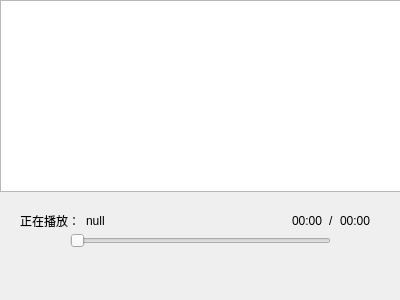
<?xml version="1.0" encoding="UTF-8"?>
<ui version="4.0">
 <class>Player</class>
 <widget class="QWidget" name="Player">
  <property name="geometry">
   <rect>
    <x>0</x>
    <y>0</y>
    <width>400</width>
    <height>300</height>
   </rect>
  </property>
  <property name="sizePolicy">
   <sizepolicy hsizetype="Preferred" vsizetype="Preferred">
    <horstretch>0</horstretch>
    <verstretch>0</verstretch>
   </sizepolicy>
  </property>
  <property name="minimumSize">
   <size>
    <width>400</width>
    <height>300</height>
   </size>
  </property>
  <property name="maximumSize">
   <size>
    <width>400</width>
    <height>300</height>
   </size>
  </property>
  <property name="windowTitle">
   <string>音乐播放器</string>
  </property>
  <widget class="QSlider" name="horizontalSlider">
   <property name="geometry">
    <rect>
     <x>70</x>
     <y>230</y>
     <width>261</width>
     <height>22</height>
    </rect>
   </property>
   <property name="styleSheet">
    <string notr="true">QSlider::groove:horizontal {   
    height: 6px;
    background: qlineargradient(x1: 0, y1: 0, x2: 0, y2: 1,                                         
                 stop: 0 rgb(124, 124, 124), stop: 1.0 rgb(72, 71, 71));
}
QSlider::handle:horizontal {
    border-image: url(:/bfq.png);
    width: 30px;
    height:10px;       
    margin: -11px px -11px 0px;      
}
QSlider::sub-page:horizontal{
    background:rgba(255, 85, 127,1);
}</string>
   </property>
   <property name="orientation">
    <enum>Qt::Horizontal</enum>
   </property>
  </widget>
  <widget class="QWidget" name="layoutWidget">
   <property name="geometry">
    <rect>
     <x>20</x>
     <y>210</y>
     <width>351</width>
     <height>22</height>
    </rect>
   </property>
   <layout class="QHBoxLayout" name="horizontalLayout">
    <item>
     <widget class="QLabel" name="label">
      <property name="text">
       <string>正在播放：</string>
      </property>
     </widget>
    </item>
    <item>
     <widget class="QLabel" name="current_music">
      <property name="text">
       <string>null</string>
      </property>
     </widget>
    </item>
    <item>
     <spacer name="horizontalSpacer">
      <property name="orientation">
       <enum>Qt::Horizontal</enum>
      </property>
      <property name="sizeHint" stdset="0">
       <size>
        <width>40</width>
        <height>20</height>
       </size>
      </property>
     </spacer>
    </item>
    <item>
     <widget class="QLabel" name="label_3">
      <property name="text">
       <string>00:00</string>
      </property>
     </widget>
    </item>
    <item>
     <widget class="QLabel" name="label_2">
      <property name="text">
       <string>/</string>
      </property>
     </widget>
    </item>
    <item>
     <widget class="QLabel" name="label_4">
      <property name="text">
       <string>00:00</string>
      </property>
     </widget>
    </item>
   </layout>
  </widget>
  <widget class="QListWidget" name="musiclist">
   <property name="geometry">
    <rect>
     <x>0</x>
     <y>0</y>
     <width>401</width>
     <height>192</height>
    </rect>
   </property>
  </widget>
  <widget class="QWidget" name="layoutWidget">
   <property name="geometry">
    <rect>
     <x>0</x>
     <y>250</y>
     <width>401</width>
     <height>43</height>
    </rect>
   </property>
   <layout class="QHBoxLayout" name="horizontalLayout_2">
    <item>
     <spacer name="horizontalSpacer_2">
      <property name="orientation">
       <enum>Qt::Horizontal</enum>
      </property>
      <property name="sizeHint" stdset="0">
       <size>
        <width>40</width>
        <height>20</height>
       </size>
      </property>
     </spacer>
    </item>
    <item>
     <widget class="QPushButton" name="pushButton">
      <property name="minimumSize">
       <size>
        <width>61</width>
        <height>41</height>
       </size>
      </property>
      <property name="styleSheet">
       <string notr="true">*{
    border:none; 
	
	
	image: url(:/s.png);
}</string>
      </property>
      <property name="text">
       <string/>
      </property>
     </widget>
    </item>
    <item>
     <widget class="QPushButton" name="pushButton_2">
      <property name="minimumSize">
       <size>
        <width>61</width>
        <height>41</height>
       </size>
      </property>
      <property name="styleSheet">
       <string notr="true">*{
    border:none; 
	image: url(:/pause.png);
}</string>
      </property>
      <property name="text">
       <string/>
      </property>
     </widget>
    </item>
    <item>
     <widget class="QPushButton" name="pushButton_3">
      <property name="minimumSize">
       <size>
        <width>61</width>
        <height>41</height>
       </size>
      </property>
      <property name="styleSheet">
       <string notr="true">*{
    border:none; 
	image: url(:/next.png);
}</string>
      </property>
      <property name="text">
       <string/>
      </property>
     </widget>
    </item>
    <item>
     <spacer name="horizontalSpacer_3">
      <property name="orientation">
       <enum>Qt::Horizontal</enum>
      </property>
      <property name="sizeHint" stdset="0">
       <size>
        <width>40</width>
        <height>20</height>
       </size>
      </property>
     </spacer>
    </item>
   </layout>
  </widget>
 </widget>
 <resources/>
 <connections/>
</ui>
